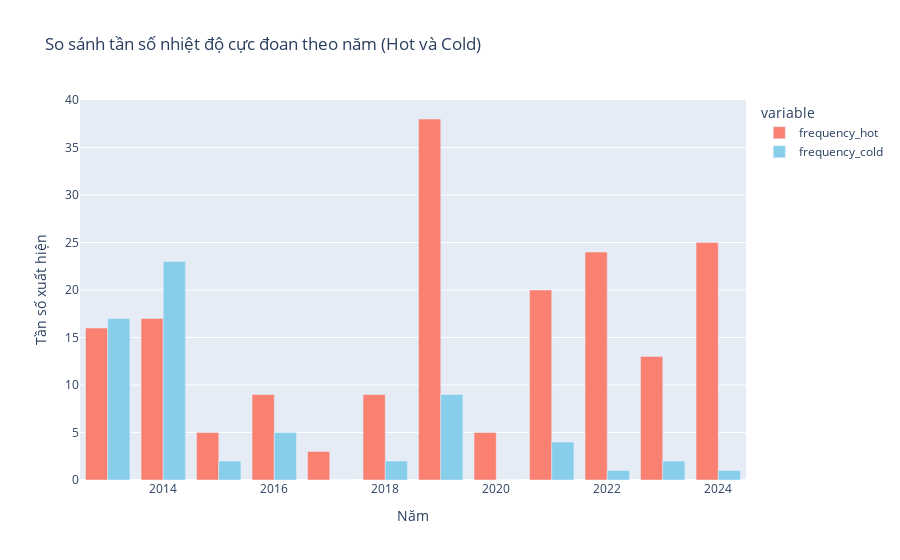

Notebook code for this chart:
### Code cell
fig = px.bar(
    df1,
    x='YEAR',
    y=['frequency_hot', 'frequency_cold'],
    barmode='group',  # Grouped bar chart
    labels={'value': 'Tần số xuất hiện', 'YEAR': 'Năm'},
    title='So sánh tần số nhiệt độ cực đoan theo năm (Hot và Cold)',
    color_discrete_sequence=['salmon', 'skyblue']
)
fig.show()

### Figure 1 — Plotly figure (JSON) as saved in the notebook; plotly's stock layout.template omitted (floating-point values rounded to 4 significant figures)
{"data": [{"alignmentgroup": "True", "hovertemplate": "variable=frequency_hot<br>Năm=%{x}<br>Tần số xuất hiện=%{y}<extra></extra>", "legendgroup": "frequency_hot", "marker": {"color": "salmon", "pattern": {"shape": ""}}, "name": "frequency_hot", "offsetgroup": "frequency_hot", "orientation": "v", "showlegend": true, "textposition": "auto", "type": "bar", "x": [2013, 2014, 2015, 2016, 2017, 2018, 2019, 2020, 2021, 2022, 2023, 2024], "xaxis": "x", "y": [16, 17, 5, 9, 3, 9, 38, 5, 20, 24, 13, 25], "yaxis": "y"}, {"alignmentgroup": "True", "hovertemplate": "variable=frequency_cold<br>Năm=%{x}<br>Tần số xuất hiện=%{y}<extra></extra>", "legendgroup": "frequency_cold", "marker": {"color": "skyblue", "pattern": {"shape": ""}}, "name": "frequency_cold", "offsetgroup": "frequency_cold", "orientation": "v", "showlegend": true, "textposition": "auto", "type": "bar", "x": [2013, 2014, 2015, 2016, 2017, 2018, 2019, 2020, 2021, 2022, 2023, 2024], "xaxis": "x", "y": [17, 23, 2, 5, 0, 2, 9, 0, 4, 1, 2, 1], "yaxis": "y"}], "layout": {"barmode": "group", "legend": {"title": {"text": "variable"}, "tracegroupgap": 0}, "title": {"text": "So sánh tần số nhiệt độ cực đoan theo năm (Hot và Cold)"}, "xaxis": {"anchor": "y", "domain": [0, 1], "title": {"text": "Năm"}}, "yaxis": {"anchor": "x", "domain": [0, 1], "title": {"text": "Tần số xuất hiện"}}}}
